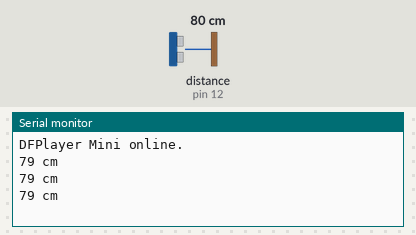
Bench run of a sketch on a simulated Arduino Uno, built with avr-gcc and run on an emulated ATmega328P. Parts: the last lines printed to the serial monitor. Wiring (inferred from the names in the program): ultrasonic range finder: trigger pin 13; echo pin 12. The inputs (shaded band) are chosen by the test bench; at power-on: distance to the obstacle (sensor on pin 12) 80 cm. The echo pulse lasts 58.3 µs per cm; the audio player accepts every command and is not drawn.

Above: at 1.7 s.
1.8 s: distance to the obstacle (sensor on pin 12) set to 2 cm
At 2.4 s:
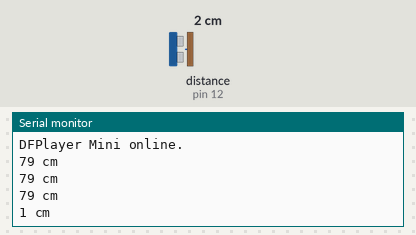
3.3 s: distance to the obstacle (sensor on pin 12) set to 4 cm
At 3.9 s:
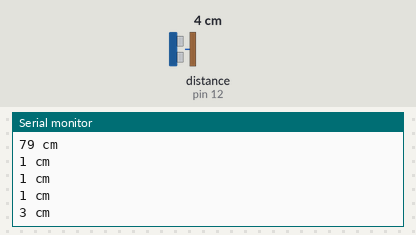
Timing chart, 0 to 6.3 s (numbered marks = the images above; inputs shaded):
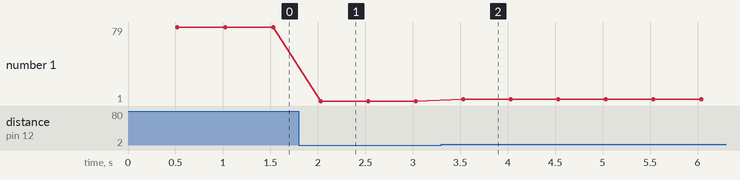

Measured:
- after the input at 1.8 s, the serial monitor: prints a new line after 0.23 s (image 1)
- after the input at 3.3 s, the serial monitor: prints a new line after 0.23 s (image 2)
- plotted number 1: 79 → 1 after the input at 1.8 s, 1 → 3 after the input at 3.3 s

The sketch:

seinfeld.ino
```cpp
#include "Arduino.h"
#include "SoftwareSerial.h"
#include "DFRobotDFPlayerMini.h"

#define trigPin 13
#define echoPin 12

long runningAvg;
int clock;

SoftwareSerial mySoftwareSerial(10, 11); // RX, TX
DFRobotDFPlayerMini myDFPlayer;
void printDetail(uint8_t type, int value);

void setup()
{
  mySoftwareSerial.begin(9600);
  Serial.begin(115200);

  Serial.println();
  Serial.println(F("DFRobot DFPlayer Mini Demo"));
  Serial.println(F("Initializing DFPlayer ... (May take 3~5 seconds)"));

  if (!myDFPlayer.begin(mySoftwareSerial)) {  //Use softwareSerial to communicate with mp3.
    Serial.println(F("Unable to begin:"));
    Serial.println(F("1.Please recheck the connection!"));
    Serial.println(F("2.Please insert the SD card!"));
    while(true);
  }
  Serial.println(F("DFPlayer Mini online."));

  myDFPlayer.volume(30);  //Set volume value. From 0 to 30
  //myDFPlayer.play(1);  //Play the first mp3

  //Serial.begin (9600);
  pinMode(trigPin, OUTPUT);
  pinMode(echoPin, INPUT);
  //pinMode(led, OUTPUT);
  //pinMode(led2, OUTPUT);
  runningAvg = -1;
  clock = 0;
}

void loop()
{
  static unsigned long timer = millis();
  long duration, distance;
  digitalWrite(trigPin, LOW);  // Added this line
  delayMicroseconds(2); // Added this line
  digitalWrite(trigPin, HIGH);
//  delayMicroseconds(1000); - Removed this line
  delayMicroseconds(10); // Added this line
  digitalWrite(trigPin, LOW);
  duration = pulseIn(echoPin, HIGH);
  distance = (duration/2) / 29.1;
  Serial.print(distance);
  Serial.println(" cm");

  if(runningAvg == -1)
    runningAvg = distance;
  else
    runningAvg = (9 * runningAvg + distance) / 10;

  if((runningAvg-distance > runningAvg/2 || -runningAvg+distance > runningAvg/2) && clock > 10000 / 500) {
    myDFPlayer.next();
    Serial.println("Drop the bass bro");
    clock = 0;
  }
  clock++;
  delay(500);
  /*
  if (millis() - timer > 3000) {
    timer = millis();
    myDFPlayer.next();  //Play next mp3 every 3 second.
  }

  if (myDFPlayer.available()) {
    printDetail(myDFPlayer.readType(), myDFPlayer.read()); //Print the detail message from DFPlayer to handle different errors and states.
  }
  */
}

void printDetail(uint8_t type, int value){
  switch (type) {
    case TimeOut:
      Serial.println(F("Time Out!"));
      break;
    case WrongStack:
      Serial.println(F("Stack Wrong!"));
      break;
    case DFPlayerCardInserted:
      Serial.println(F("Card Inserted!"));
      break;
    case DFPlayerCardRemoved:
      Serial.println(F("Card Removed!"));
      break;
    case DFPlayerCardOnline:
      Serial.println(F("Card Online!"));
      break;
    case DFPlayerPlayFinished:
      Serial.print(F("Number:"));
      Serial.print(value);
      Serial.println(F(" Play Finished!"));
      break;
    case DFPlayerError:
      Serial.print(F("DFPlayerError:"));
      switch (value) {
        case Busy:
          Serial.println(F("Card not found"));
          break;
        case Sleeping:
          Serial.println(F("Sleeping"));
          break;
        case SerialWrongStack:
          Serial.println(F("Get Wrong Stack"));
          break;
        case CheckSumNotMatch:
          Serial.println(F("Check Sum Not Match"));
          break;
        case FileIndexOut:
          Serial.println(F("File Index Out of Bound"));
          break;
        case FileMismatch:
          Serial.println(F("Cannot Find File"));
          break;
        case Advertise:
          Serial.println(F("In Advertise"));
          break;
        default:
          break;
      }
      break;
    default:
      break;
  }

}

/*
#define trigPin 13
#define echoPin 12
//#define led 11
//#define led2 10

long runningAvg;

void setup() {
  Serial.begin (9600);
  pinMode(trigPin, OUTPUT);
  pinMode(echoPin, INPUT);
  //pinMode(led, OUTPUT);
  //pinMode(led2, OUTPUT);
  runningAvg = -1;
}

void loop() {
  long duration, distance;
  digitalWrite(trigPin, LOW);  // Added this line
  delayMicroseconds(2); // Added this line
  digitalWrite(trigPin, HIGH);
//  delayMicroseconds(1000); - Removed this line
  delayMicroseconds(10); // Added this line
  digitalWrite(trigPin, LOW);
  duration = pulseIn(echoPin, HIGH);
  distance = (duration/2) / 29.1;
  Serial.print(distance);
  Serial.println(" cm");

  if(runningAvg == -1)
    runningAvg = distance;
  else
    runningAvg = (9 * runningAvg + distance) / 10;

  if(runningAvg-distance > runningAvg/2 || -runningAvg+distance > runningAvg/2) {
    //Do the thing
    Serial.println("drop the bass");
    delay(10000);
  }
  else
    delay(500);
}
*/
```
